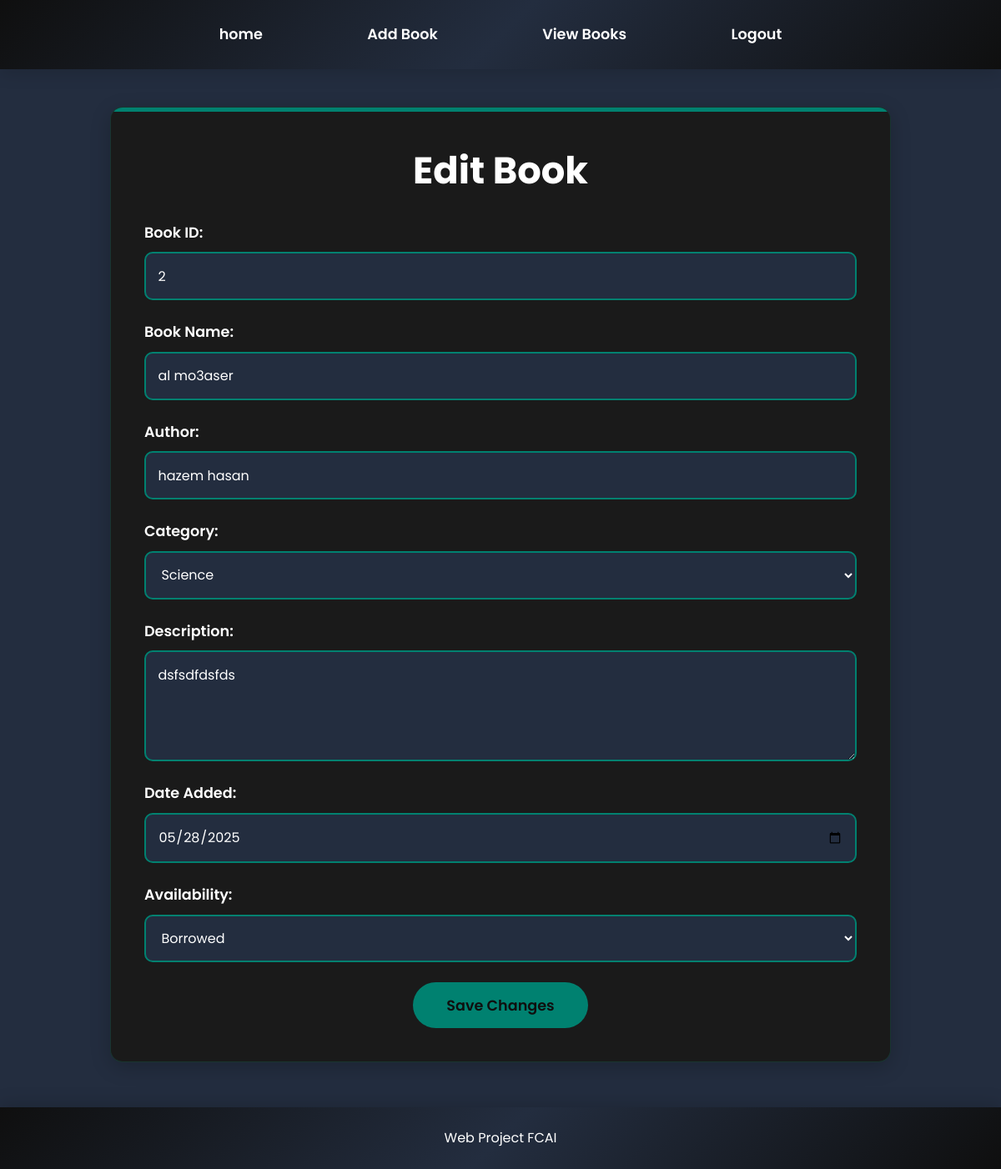
Screenshot of /library/admin/edit/2/ with the database file from the repository.
### lib/models.py (models this page shows)
class Book_Details(models.Model):
    Name = models.CharField(max_length=120)
    Author = models.CharField(max_length=120)
    Category = models.CharField(max_length=120)
    Description = models.TextField()
    Date_Added = models.DateField()
    Availability = models.CharField( max_length=50)

### lib/views.py (the view, shortened to what this page needs)
# urls.py: path('admin/edit/<int:book_id>/', views.edit_book, name='edit_book'),
def edit_book(request, book_id):
    book = get_object_or_404(Book_Details, id=book_id)
    return render(request, 'admin_edit_book.html', {'book': book})

### templates/admin_edit_book.html (shortened to what this page needs)
{% load static %}
<link rel="stylesheet" href="{% static 'css/style.css' %}">
<link rel="stylesheet" href="{% static 'css/icon.css' %}">
<!DOCTYPE html>
<html lang="en">
<head>
<link rel="stylesheet" href="{% static 'lib/css/style.css' %}">
<link rel="stylesheet" href="{% static 'lib/css/icon.css' %}"></head>
<body>
<nav>
  <ul>
    <li><a href="{% url 'admin_dashboard' %}">home</a></li>
    <li><a href="{% url 'add_book' %}">Add Book</a></li>
    <li><a href="{% url 'admin_showbook' %}">View Books</a></li>
    <li><a href="{% url 'index' %}">Logout</a></li>
  </ul>
</nav>
    <main>
        <div class="card">
            <h1>Edit Book</h1>
            <form method="POST" action="{% url 'edit_book' book.id %}">
                <label for="book-id">Book ID:</label>
                <input type="text" name="book-id" id="book-id" value="{{ book.id }}" readonly>
                <label for="book-name">Book Name:</label>
                <input type="text" name="Name" id="book-name" value="{{ book.Name }}" required>
                <label for="author">Author:</label>
                <input type="text" name="Author" id="author" value="{{ book.Author }}" required>
                <label for="category">Category:</label>
                <select name="Category" id="category" required>
                    <option value="Science" {% if book.Category == "Science" %}selected{% endif %}>Science</option>
                </select>
                <label for="description">Description:</label>
                <textarea name="Description" id="description" rows="4" required>{{ book.Description }}</textarea>
                <label for="date-added">Date Added:</label>
                <input type="date" name="Date_Added" id="date-added" value="{{ book.Date_Added|date:'Y-m-d' }}" required>
                <label for="availability">Availability:</label>
                <select name="Availability" id="availability" required>
                    <option value="Borrowed" {% if book.Availability == "Borrowed" %}selected{% endif %}>Borrowed</option>
                </select>
                <button type="submit">Save Changes</button>
            </form>
        </div>
    </main>
    <footer>
        <p> Web Project FCAI</p>
    </footer>
</body>
</html>

### Library/static/css/style.css (style rules this page uses)
* { margin: 0; padding: 0; box-sizing: border-box; font-family: 'Poppins', sans-serif; }
body { background: #232d3f; color: #2c3e50; line-height: 1.6; overflow-x: hidden; }
nav { background: linear-gradient(135deg, #0F0F0F 0%, #232d3f 50%, #0f0f0f 100%); padding: 1rem; position: fixed; width: 100%; top: 0; box-shadow: 0 4px 20px rgba(0, 0, 0, 0.15); z-index: 100; }
nav ul { list-style: none; display: flex; justify-content: space-around; max-width: 800px; margin: 0 auto; }
nav a { color: white; text-decoration: none; padding: 0.7rem 1.5rem; font-weight: 600; font-size: 1.1rem; display: flex; align-items: center; transition: all 0.3s ease; border-radius: 20px; }
main { margin-top: 80px; margin-bottom: 80px; padding: 3rem 2rem; max-width: 1000px; margin-left: auto; margin-right: auto; min-height: calc(100vh - 160px); }
h1 { color: white; font-size: 2.8rem; font-weight: 700; margin-bottom: 1.5rem; text-align: center; position: relative; }
.card { background: #1a1a1a; padding: 2.5rem; border-radius: 15px; box-shadow: 0 6px 25px rgba(0, 0, 0, 0.2); border: 1px solid rgba(22, 160, 133, 0.2); position: relative; overflow: hidden; }
.card::before { content: ''; position: absolute; top: 0; left: 0; width: 100%; height: 5px; background: #008170; }
form label { display: block; margin-bottom: 0.6rem; font-weight: 600; color: white; font-size: 1.1rem; }
form input, form select, form textarea { background-color: #232d3f; color:white; width: 100%; padding: 0.9rem; margin-bottom: 1.5rem; border: 2px solid #008170; border-radius: 10px; font-size: 1rem; transition: all 0.3s ease; }
form button { background: #008170; color: #0F0F0F; padding: 0.9rem 2.5rem; border: none; border-radius: 30px; font-weight: 600; font-size: 1.1rem; cursor: pointer; display: block; margin: 0 auto; transition: all 0.3s ease; }
footer { text-align: center; padding: 1.5rem; background: linear-gradient(135deg, #0f0f0f 0%, #232d3f 50%, #0f0f0f 100%); color: white; position: fixed; bottom: 0; width: 100%; box-shadow: 0 -4px 20px rgba(0, 0, 0, 0.15); font-size: 1rem; z-index: 100; }
footer p { margin: 0; }

### rows the page displays
Book_Details: book-id "2", Name "al mo3aser", Author "hazem hasan", Category "Science", Description "dsfsdfdsfds", Date_Added "05/28/2025", Availability "Borrowed"
